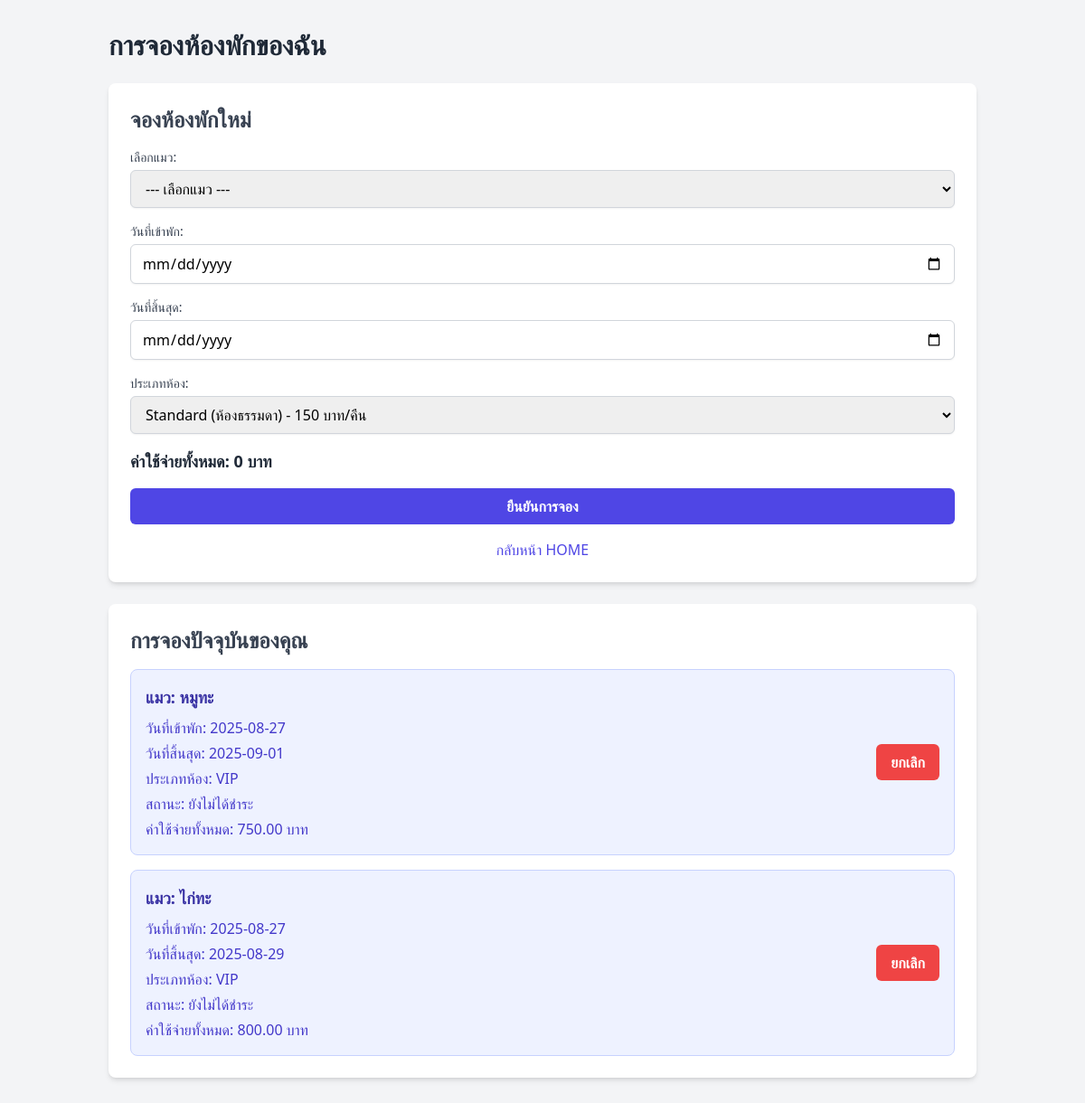
/reservations.php (signed in), run on an earlier commit of the app's database.
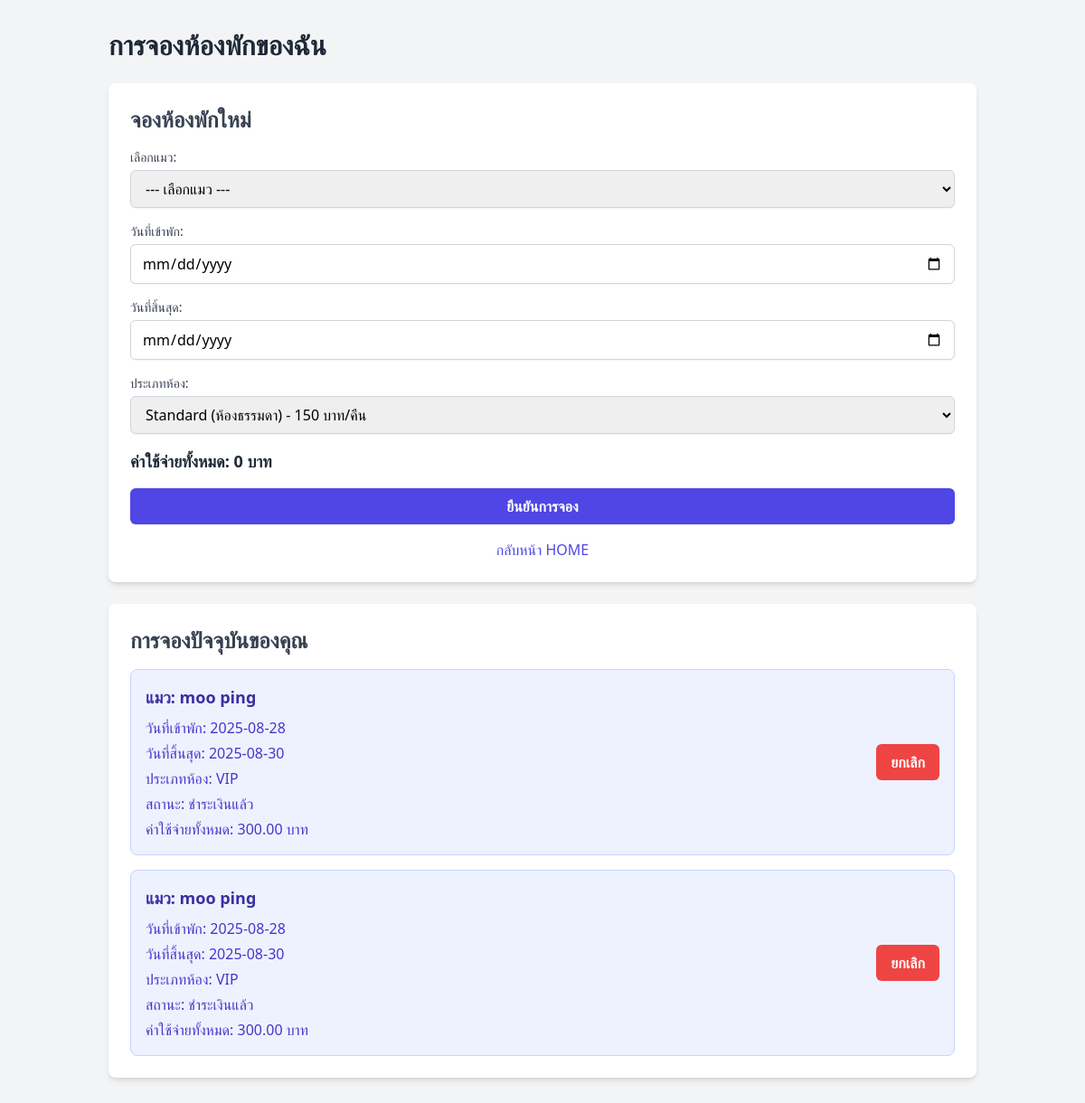
And on a later commit of the database.
### tables this page shows
CREATE TABLE `reservations` (
  `id` int(11) NOT NULL,
  `customer_id` int(11) NOT NULL,
  `cat_id` int(11) NOT NULL,
  `date_from` date NOT NULL,
  `date_to` date NOT NULL,
  `room_type` varchar(255) NOT NULL,
  `paid` tinyint(1) NOT NULL DEFAULT 0,
  `total_cost` decimal(10,2) NOT NULL DEFAULT 0.00,
  `status` enum('pending','confirmed','cancelled') NOT NULL DEFAULT 'pending'
);

CREATE TABLE `cats` (
  `id` int(11) NOT NULL,
  `user_id` int(11) NOT NULL,
  `name` varchar(100) NOT NULL,
  `color` varchar(50) DEFAULT NULL,
  `age` int(11) DEFAULT NULL,
  `gender` enum('male','female') NOT NULL
);

### reservations.php (the view, shortened to what the changed rows need)
<?php
include 'db_connect.php';
$stmt = $conn->prepare("SELECT id, email, address, phone FROM users WHERE username=?");
$stmt->bind_param("s", $_SESSION['username']);
$stmt->execute();
$result = $stmt->get_result();
$user = $result->fetch_assoc();
$user_id = $user['id'];
$stmt = $conn->prepare("SELECT r.*, c.name as cat_name FROM reservations r JOIN cats c ON r.cat_id = c.id WHERE r.customer_id = ? ORDER BY r.date_from DESC");
$stmt->bind_param("i", $user_id);
$stmt->execute();
$result = $stmt->get_result();
$reservations = $result->fetch_all(MYSQLI_ASSOC);
?>
<!DOCTYPE html>
<html lang="th">
<head>
    <script src="https://cdn.tailwindcss.com"></script>
</head>
<body class="bg-gray-100 font-sans">
    <div class="container mx-auto p-8">
        <main>
            <h2 class="text-3xl font-bold mb-6 text-gray-800">การจองห้องพักของฉัน</h2>
            <div id="current-reservations" class="bg-white p-6 rounded-lg shadow-md">
                <?php if (count($reservations) > 0): ?>
                    <div class="space-y-4">
                    <?php foreach($reservations as $res): ?>
                        <div class="p-4 bg-indigo-50 rounded-lg border border-indigo-200 flex justify-between items-center">
                            <div>
                                <h5 class="text-lg font-semibold text-indigo-800 mb-2">แมว: <?php echo htmlspecialchars($res['cat_name']); ?></h5>
                                <ul class="text-indigo-700 space-y-1">
                                    <li><span class="font-medium">วันที่เข้าพัก:</span> <?php echo htmlspecialchars($res['date_from']); ?></li>
                                    <li><span class="font-medium">วันที่สิ้นสุด:</span> <?php echo htmlspecialchars($res['date_to']); ?></li>
                                    <li><span class="font-medium">ประเภทห้อง:</span> <?php echo htmlspecialchars($res['room_type'] == 'standard' ? 'Standard (ห้องธรรมดา)' : 'VIP'); ?></li>
                                    <li><span class="font-medium">สถานะ:</span> <?php echo $res['paid'] ? 'ชำระเงินแล้ว' : 'ยังไม่ได้ชำระ'; ?></li>
                                    <li><span class="font-medium">ค่าใช้จ่ายทั้งหมด:</span> <?php echo number_format($res['total_cost'], 2); ?> บาท</li>
                                </ul>
                            </div>
                            <form method="POST" onsubmit="return confirm('คุณแน่ใจหรือไม่ว่าต้องการยกเลิกการจองนี้?');">
                                <button type="submit" class="bg-red-500 hover:bg-red-600 text-white font-bold py-2 px-4 rounded-md transition-colors duration-200">
                                    ยกเลิก
                                </button>
                            </form>
                        </div>
                    <?php endforeach; ?>
                    </div>
                <?php else: ?>
                    <p class="text-gray-500">คุณยังไม่มีการจองห้องพัก</p>
                <?php endif; ?>
            </div>
        </main>
    </div>
</body>
</html>

What changed in the data, as far as the page shows it:
removed reservations: cat.name "หมูทะ", date_from "2025-08-27", date_to "2025-09-01", room_type "VIP", paid "ยังไม่ได้ชำระ", total_cost "750.00"
removed reservations: cat.name "ไก่ทะ", date_from "2025-08-27", date_to "2025-08-29", room_type "VIP", paid "ยังไม่ได้ชำระ", total_cost "800.00"
added reservations: cat.name "moo ping", date_from "2025-08-28", date_to "2025-08-30", room_type "VIP", paid "ชำระเงินแล้ว", total_cost "300.00"
added reservations: cat.name "moo ping", date_from "2025-08-28", date_to "2025-08-30", room_type "VIP", paid "ชำระเงินแล้ว", total_cost "300.00"
